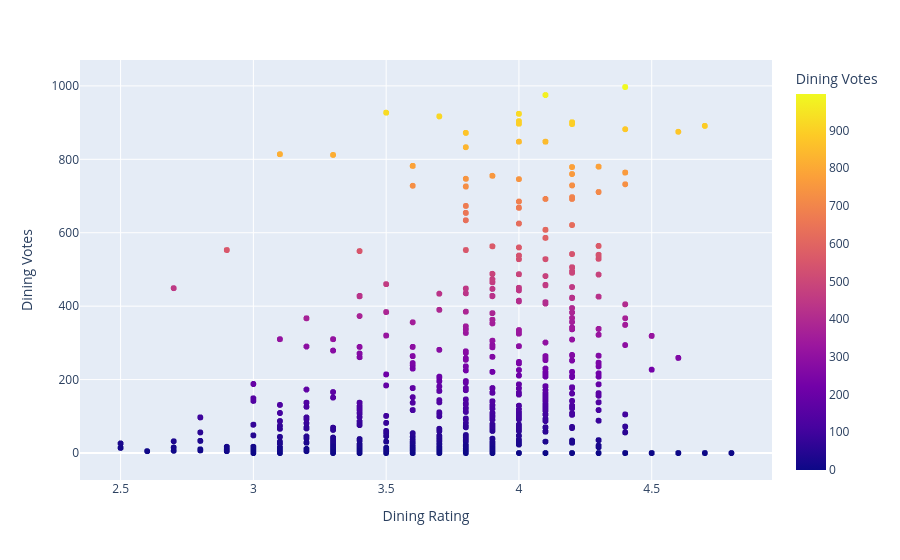

The code cell stored with this chart in its notebook:
### Code cell
px.scatter(data_frame=df,x='Dining Rating',y='Dining Votes',color='Dining Votes')

### Figure 1 — Plotly figure (JSON) as saved in the notebook; plotly's stock layout.template omitted (floating-point values rounded to 4 significant figures; data arrays with more than 128 entries replaced by an {"elided": "..."} marker saying what was removed)
{"data": [{"hovertemplate": "Dining Rating=%{x}<br>Dining Votes=%{marker.color}<extra></extra>", "legendgroup": "", "marker": {"color": {"elided": "123657 int values"}, "coloraxis": "coloraxis", "symbol": "circle"}, "mode": "markers", "name": "", "showlegend": false, "type": "scattergl", "x": {"elided": "123657 float values"}, "xaxis": "x", "y": {"elided": "123657 int values"}, "yaxis": "y"}], "layout": {"coloraxis": {"colorbar": {"title": {"text": "Dining Votes"}}, "colorscale": [[0, "#0d0887"], [0.1111, "#46039f"], [0.2222, "#7201a8"], [0.3333, "#9c179e"], [0.4444, "#bd3786"], [0.5556, "#d8576b"], [0.6667, "#ed7953"], [0.7778, "#fb9f3a"], [0.8889, "#fdca26"], [1, "#f0f921"]]}, "legend": {"tracegroupgap": 0}, "margin": {"t": 60}, "xaxis": {"anchor": "y", "domain": [0, 1], "title": {"text": "Dining Rating"}}, "yaxis": {"anchor": "x", "domain": [0, 1], "title": {"text": "Dining Votes"}}}}
